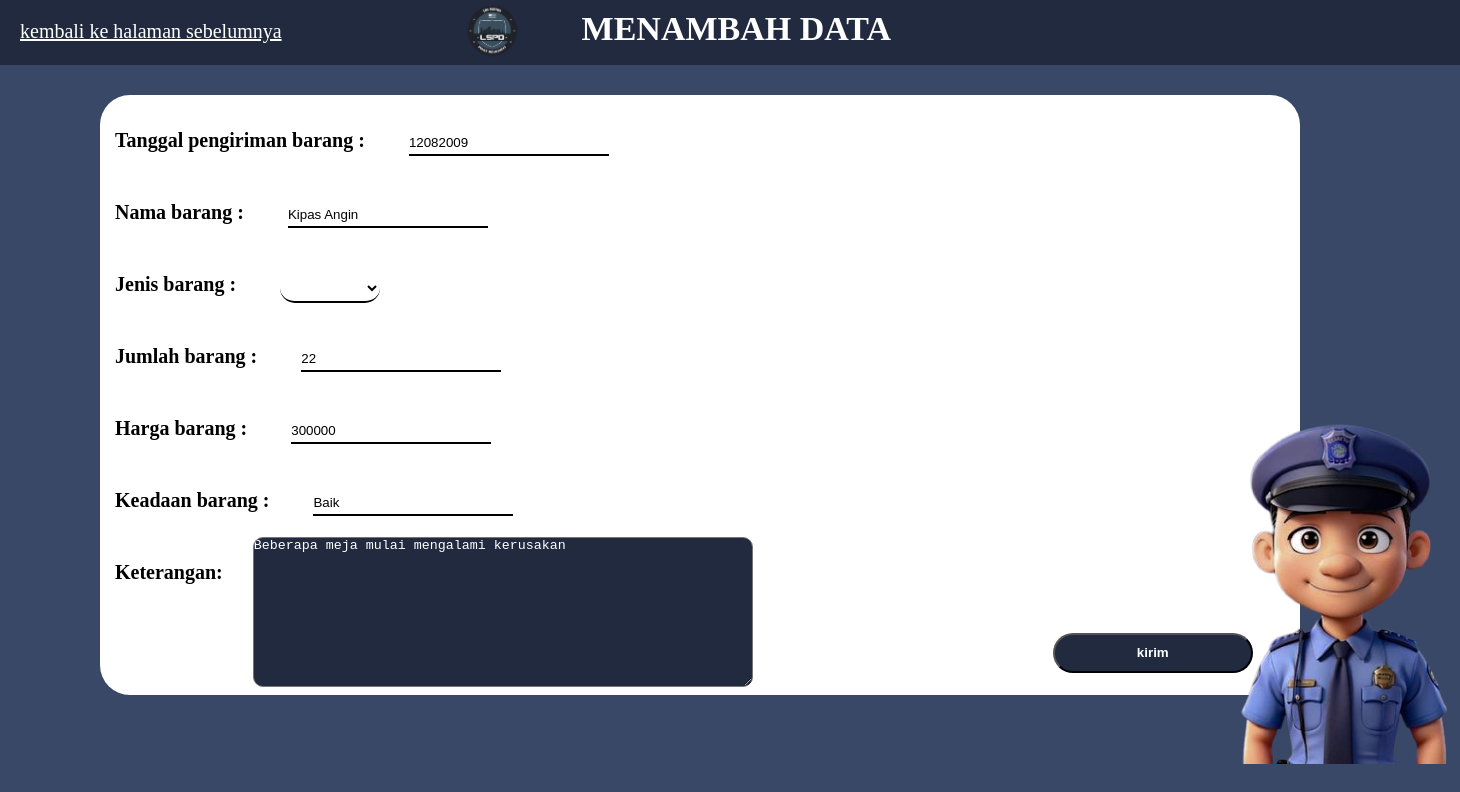
Screenshot of /edit.php?id=6 with the database file from the repository.
### tables this page shows
CREATE TABLE `data_brg` (
  `tnggl_bln_thn` int(11) NOT NULL,
  `code_brg` int(11) NOT NULL,
  `nama_brg` varchar(255) NOT NULL,
  `jns_brg` varchar(255) NOT NULL,
  `jumlah_brg` int(11) NOT NULL,
  `harga_brg` int(11) NOT NULL,
  `keadaan_brg` varchar(255) NOT NULL,
  `keterangan` text NOT NULL
);

### edit.php (the view, shortened to what this page needs)
<?php
$id = $_GET['id'];
include_once('start.php');
?>
<?php
$result = mysqli_query($koneksi, "SELECT * FROM data_brg WHERE code_brg = $id");
            while ($data = mysqli_fetch_array($result)) {
            $tgl = $data['tnggl_bln_thn'];
            $nama = $data['nama_brg'];
            $jns = $data['jns_brg'];
            $jumlah = $data['jumlah_brg'];
            $harga  = $data['harga_brg'];
            $keadaan = $data['keadaan_brg'];
            $ket   = $data['keterangan'];
}
?>
<!DOCTYPE html>
<html lang="en">
<head>
    <link rel="stylesheet" href="css/menambah.css">
</head>
<body>
    <header>
        <div class="header-isi">
            <div class="link-header">
                <a href="home.php">kembali ke halaman sebelumnya</a>
            </div>
        <div class="data-header">
            <img src="img/logo.png">
            <h2>MENAMBAH DATA</h2>
        </div>
        </div>
    </header>
    <form>
        <div class="block">
            <div class="isi">
                <span><b>Tanggal pengiriman barang :</b></span>
                <input type="number" class="infut" name="tgl" value="<?php echo $tgl; ?>">
                <br>
                <span><b>Nama barang :</b></span>
                <input type="text" class="infut" name="nama" value="<?php echo $nama; ?>">
                <br>
                <span><b>Jenis barang :</b></span>
                <select placeholder="PILIH" class="pilih" name="jns" value="<?php echo $jns; ?>">
                    <option></option>
                    <option>BESAR</option>
                </select>
                <br>
                <span><b>Jumlah barang :</b></span>
                <input type="number" class="infut" name="jumlah" value="<?php echo $jumlah; ?>">
                <br>
                <span><b>Harga barang :</b></span>
                <input type="number" class="infut" name="harga" value="<?php echo $harga; ?>">
                <br>
                <span><b>Keadaan barang :</b></span>
                <input type="text" class="infut" name="keadaan" value="<?php echo $keadaan; ?>">
                <br>
                <div class="keterangan-kirim">
                <span><b>Keterangan:</b></span>
                <textarea name="ket" value=""><?php echo $ket; ?></textarea>
                <div class="kir">
                <input type="submit" value="kirim" class="kirim" name="update">
                </div>
                </div>
            </div>
            <div class="img-room">
                <img src="img/org1.png">
            </div>
        </div>
    </form>
</body>
</html>

### css/menambah.css (style rules this page uses)
* { box-sizing: border-box; margin: 0; padding: 0; }
body { background:#394867 ; }
header { background: #212A3E; width: 100%; height: 65px; }
.header-isi { display: flex; }
.link-header { margin-top: 20px; margin-left: 20px; font-size: 20px; }
.link-header a { color: white; }
.data-header { display: flex; margin-left: 180px; gap: 60px; }
.data-header img { width: 60px; height: 60px; }
.data-header h2 { color: white; margin-top: 10px; font-size: 34px; }
.block { width: 1200px; height: 600px; background: white; margin-top: 30px; margin-left: 100px; border-radius: 30px; }
.isi { position: absolute; margin-top: 10px; margin-left: 15px; line-height: 70px; }
.isi .pilih { font-weight: bold; margin-left: 40px; background: transparent; outline: none; border-radius: 20px; border: none; border-bottom: 2px solid black; width: 100px; height: 30px; }
.isi span { font-size: 20px; font-family: 'poppins'; }
.isi input { width: 200px; }
.isi .infut { margin-left: 40px; background: transparent; border:none ; border-bottom: 2px solid black; width: 200px; height: 25px; }
.kir { margin-left: 300px; margin-top: 80px; }
.kirim { width: 400px; height: 40px; background-color: #212A3E; color: white; font-weight: bold; border-radius: 20px; }
.keterangan-kirim { display: flex; }
.keterangan-kirim textarea { width: 500px; height: 150px; background-color: #212A3E; border-radius: 10px; color: white; margin-left: 30px; }
.img-room img { width: 250px; height: 350px; margin-left: 1100px; margin-top: 319px; }

### rows the page displays
data_brg: tgl "12082009", nama "Kipas Angin", jumlah "22", harga "300000", keadaan "Baik", ket "Beberapa meja mulai mengalami kerusakan"
